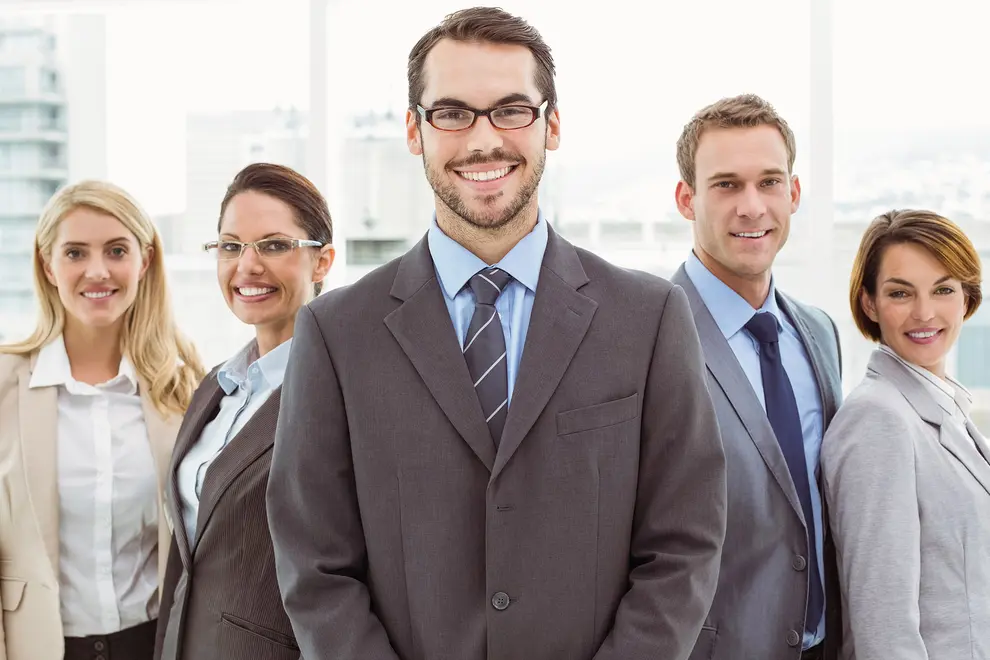
#> input picture face_detect/data/people.png, 990 x 660 px
$ python face_detect.py
#> lines starting #> are read from the running program, lines starting #| are printed output that depends on the picture; after the words box and inside, x2 and y2 are one past the last pixel; in counts of white or black regions, pixels touching at a corner belong together

import cv2 as cv
import pathlib
cur_path=pathlib.Path(__file__).parent.absolute()
img = cv.imread(str(cur_path) + '/data/people.png')
#> img is the input picture: shape (660, 990, 3); mean B, G, R 157.2, 158.7, 168
cv.imshow('Group of 5 people', img)

gray = cv.cvtColor(img, cv.COLOR_BGR2GRAY)
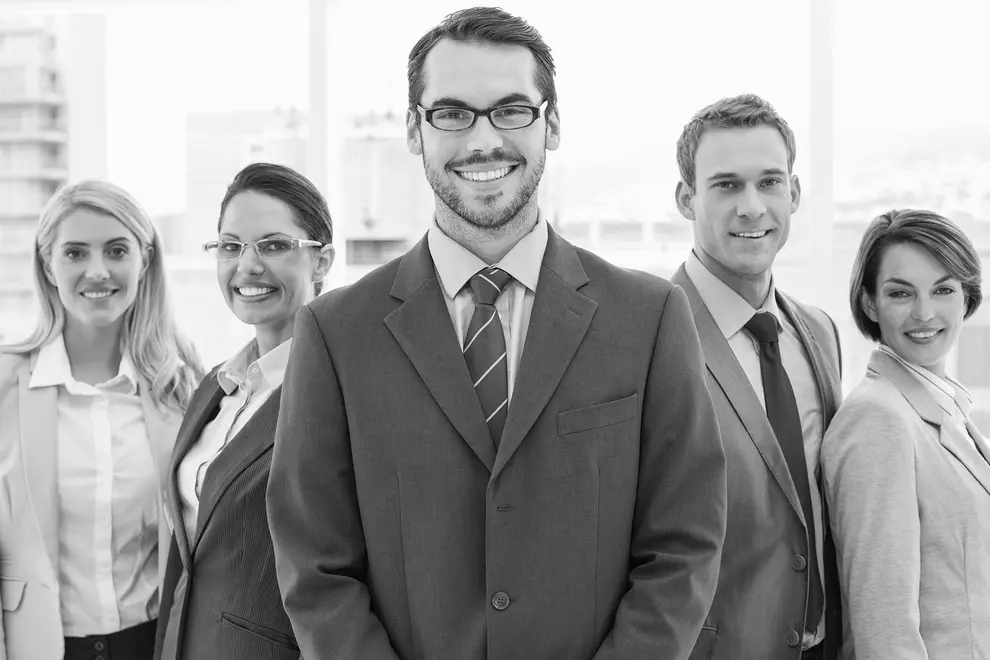
#> gray: shape (660, 990); min 0, max 255, mean 161.2
cv.imshow('Gray People', gray)


haar_cascade = cv.CascadeClassifier(cv.data.haarcascades + 'haarcascade_frontalface_default.xml')

faces_rect = haar_cascade.detectMultiScale(gray, scaleFactor=1.5, minNeighbors=1)
#> faces_rect = [[688, 139, 122, 122], [192, 199, 122, 122], [34, 204, 122, 122], [864, 243, 122, 122], [391, 39, 182, 182]]

print(f'Number of faces found = {len(faces_rect)}')
#| Number of faces found = 5

for (x,y,w,h) in faces_rect:
    cv.rectangle(img, (x,y), (x+w,y+h), (0,255,0), thickness=2 )
#> this loop made 5 passes
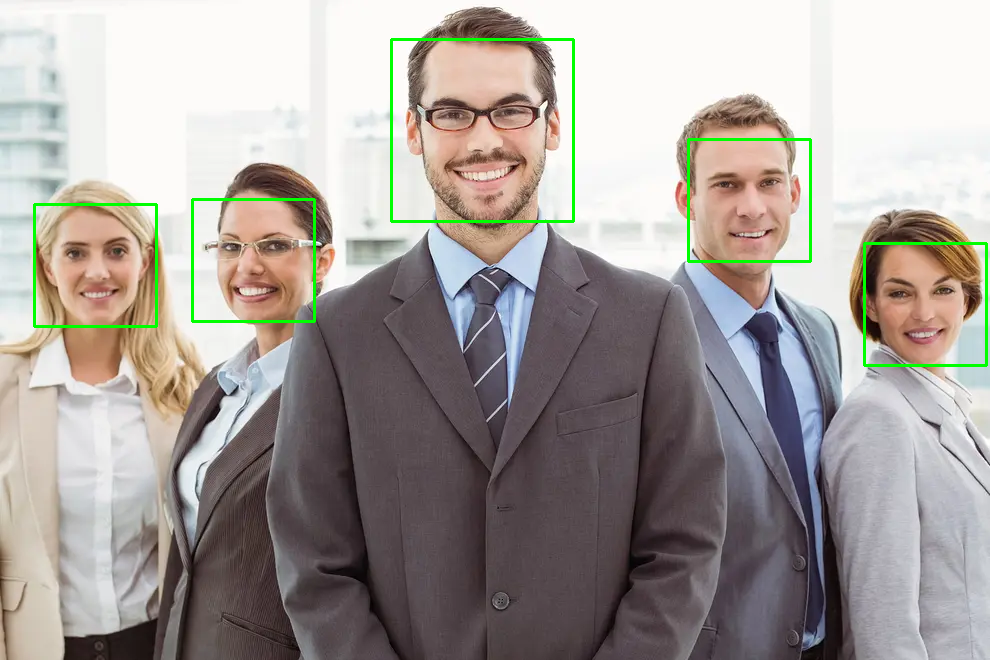
#> img: shape (660, 990, 3); 1.23% of pixels changed, all inside (x1, y1, x2, y2) = (33, 38, 988, 367)

cv.imshow('Detected Faces', img)


cv.waitKey(0)
